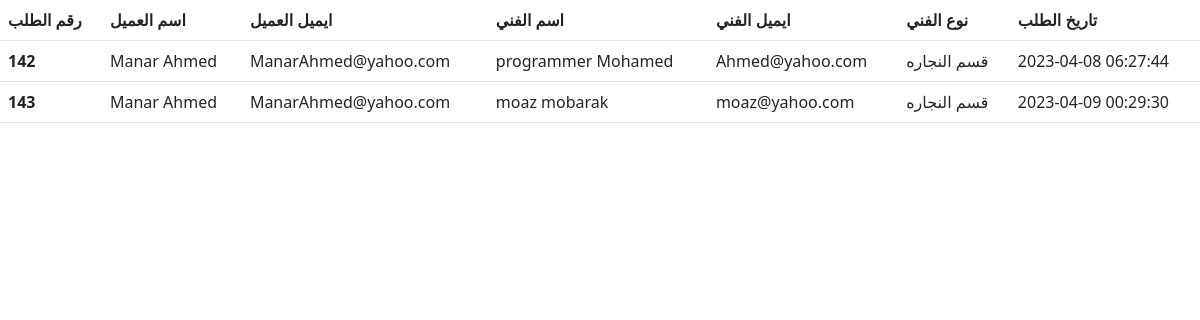
Page /test.php on the committed database.
### tables this page shows
CREATE TABLE `order` (
  `order_id` int(11) NOT NULL,
  `client_id` int(255) NOT NULL,
  `technical_id` int(255) NOT NULL,
  `description` varchar(255) NOT NULL,
  `date` datetime NOT NULL DEFAULT current_timestamp() ON UPDATE current_timestamp(),
  `status` varchar(150) NOT NULL
);

CREATE TABLE `client` (
  `id` int(11) NOT NULL,
  `firstName` varchar(100) NOT NULL,
  `lastName` varchar(100) NOT NULL,
  `phone` bigint(11) NOT NULL,
  `email` varchar(255) NOT NULL,
  `pass` varchar(50) NOT NULL,
  `date` datetime DEFAULT current_timestamp(),
  `ROLE` varchar(255) NOT NULL
);

CREATE TABLE `technical` (
  `id` int(11) NOT NULL,
  `firstName` varchar(255) NOT NULL,
  `lastName` varchar(255) NOT NULL,
  `email` varchar(255) NOT NULL,
  `pass` varchar(255) NOT NULL,
  `date` timestamp NOT NULL DEFAULT current_timestamp(),
  `type_of` varchar(255) NOT NULL,
  `phone` int(100) NOT NULL,
  `image` varchar(400) NOT NULL,
  `status` varchar(255) NOT NULL
);

### test.php (the view, shortened to what this page needs)
<?php
include('conn.php');
?>
<!doctype html>
<html lang="en">
<head>
    <link href="https://cdn.jsdelivr.net/npm/bootstrap@5.3.0-alpha2/dist/css/bootstrap.min.css" rel="stylesheet">
</head>
<body>
    <table class='table'>
        <thead>
            <tr>
                <th scope='col'>رقم الطلب</th>
                <th scope='col'>اسم العميل</th>
                <th scope='col'>ايميل العميل</th>
                <th scope='col'>اسم الفني</th>
                <th scope='col'>ايميل الفني</th>
                <th scope='col'>نوع الفني</th>
                <th scope='col'>تاريخ الطلب</th>
            </tr>
        </thead>
        <?php
        $sql = "SELECT * FROM `order` where 1";
        $q = $conn->prepare($sql);
        $q->execute();
        $data = $q->fetchAll();
        foreach ($data as $arr) :
            $client_id = $arr['client_id'];
            $technical_id = $arr['technical_id'];
            $sql = "SELECT * FROM `technical` where id='$technical_id'";
            $q = $conn->prepare($sql);
            $q->execute();
            $data_technical = $q->fetchAll();
            foreach ($data_technical as $dataTechnical) :
                $name_technical = $dataTechnical['firstName'] . " " . $dataTechnical['lastName'];
                $email_technical = $dataTechnical['email'];
                $typeOf = $dataTechnical['type_of'];
            endforeach;
            $sql = "SELECT * FROM `client` where id='$client_id '";
            $q = $conn->prepare($sql);
            $q->execute();
            $data_client = $q->fetchAll();
            foreach ($data_client as $dataClient) :
                $f_name = $dataClient['firstName'] . " " . $dataClient['lastName'];
                $email = $dataClient['email'];
                echo  "
    <tbody>
        <tr>
            <th scope='row'>$arr[order_id]</th>
            <td>$f_name</td>
            <td>$email</td>
            <td>$name_technical</td>
            <td>$email_technical</td>
            <td>$typeOf</td>
            <td>$arr[date]</td>
            </tr>
    </tbody>";
            endforeach;
        endforeach;
        ?>
    </table>
    <br>
    <br>
    <br>
    <br>
    <br>
    <br>
    <br>
    <br>
    <br>
    <br>
    <br>
    <br>
    <br>
    <br>
    <br>
    <br>
    <br>
    <br>
    <br>
    <br>
    <br>
</body>
</html>

### rows in the picture
order: order_id "142", date "2023-04-08 06:27:44"
client: f_name "Manar Ahmed", email "ManarAhmed@yahoo.com"
technical: name_technical "programmer Mohamed", email "Ahmed@yahoo.com", type_of "قسم النجاره"
order: order_id "143", date "2023-04-09 00:29:30"
technical: name_technical "moaz mobarak", email "moaz@yahoo.com", type_of "قسم النجاره"
